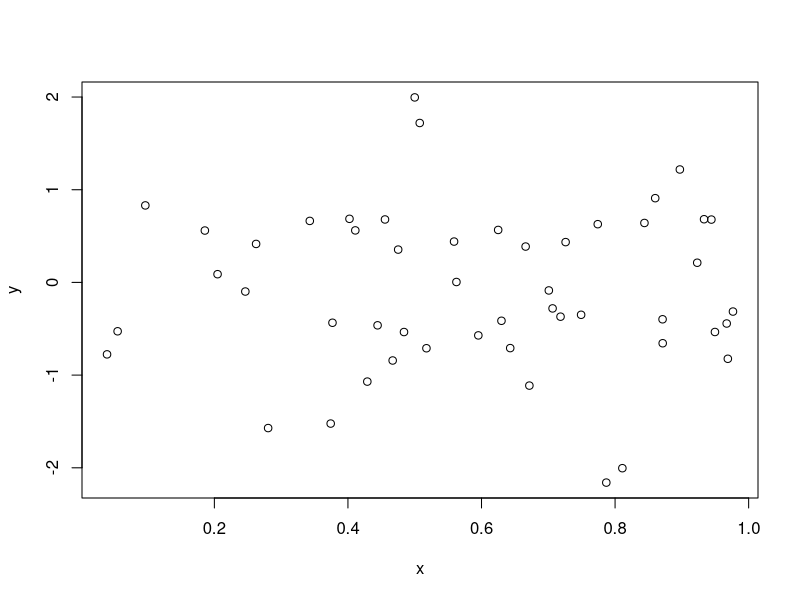
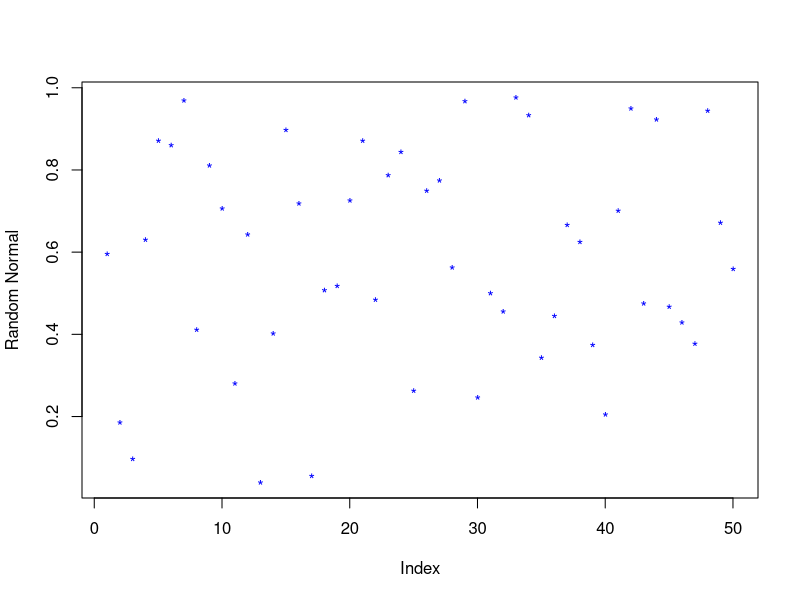
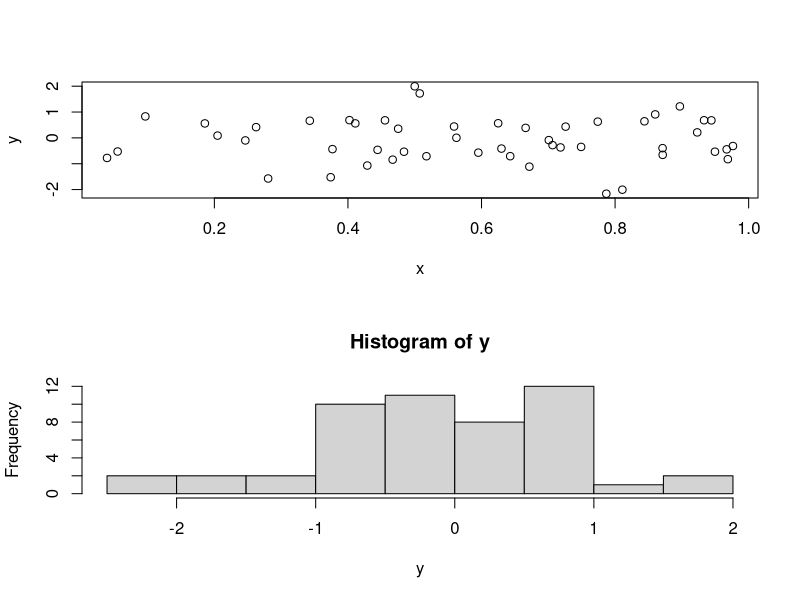

Source code (R) for these figures, in order:
### Vectors, data, matrices, subsetting

x=c(2,7,5)

y=seq(from=4,length=3,by=3)
?seq() ### show documentation on seq
y

x+y
x/y # division by element like python
x^y # x power to y element wise expenentiation

x[2] # gives us the 2 element of x

x[2:3] # gives elements from 2 to 3

x[-2] # remove element 2

# OBS no scalar in R only vectors "scalar is just a vector of length 1"

z=matrix(seq(1,12),4,3)
z

z[3:4,2:3]
z[,2:3]
z[,1]

ls()

x=runif(50) # random uniform "creates 50 random numbers"
y=rnorm(50)
plot(x,y)
plot(x,yxlab="Random Uniform", ylab="Random Normal", pch="*", col = "blue")
par(mfrow=c(2,1))
plot(x,y)
hist(y)
par(mfrow=c(1,1))

### Reading in data

#read.csv()
